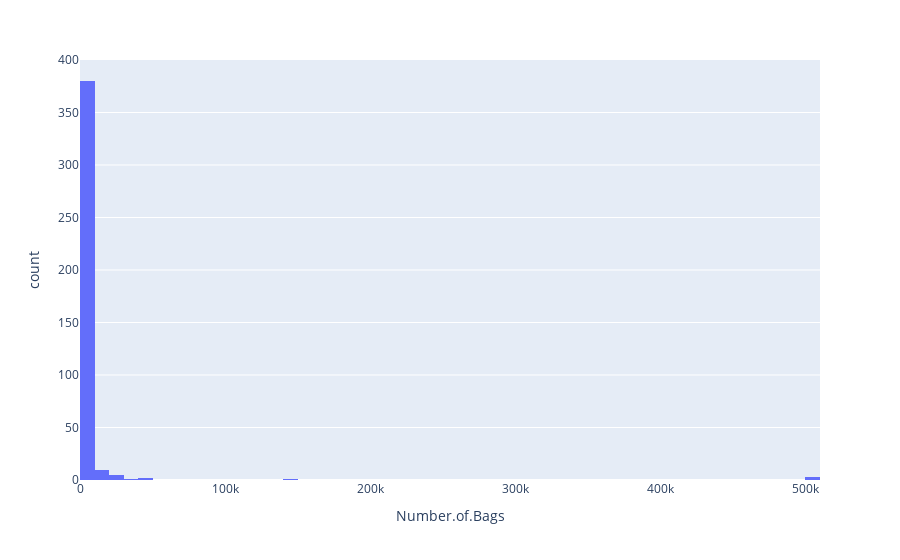

The notebook cell saved with this chart:
### Code cell
px.histogram(df, x='Number.of.Bags')

### Figure 1 — Plotly figure (JSON) as saved in the notebook; plotly's stock layout.template omitted (floating-point values rounded to 4 significant figures; data arrays with more than 128 entries replaced by an {"elided": "..."} marker saying what was removed)
{"data": [{"bingroup": "x", "hovertemplate": "Number.of.Bags=%{x}<br>count=%{y}<extra></extra>", "legendgroup": "", "marker": {"color": "#636efa", "pattern": {"shape": ""}}, "name": "", "orientation": "v", "showlegend": false, "type": "histogram", "x": {"elided": "402 int values"}, "xaxis": "x", "yaxis": "y"}], "layout": {"barmode": "relative", "legend": {"tracegroupgap": 0}, "margin": {"t": 60}, "xaxis": {"anchor": "y", "domain": [0, 1], "title": {"text": "Number.of.Bags"}}, "yaxis": {"anchor": "x", "domain": [0, 1], "title": {"text": "count"}}}}
